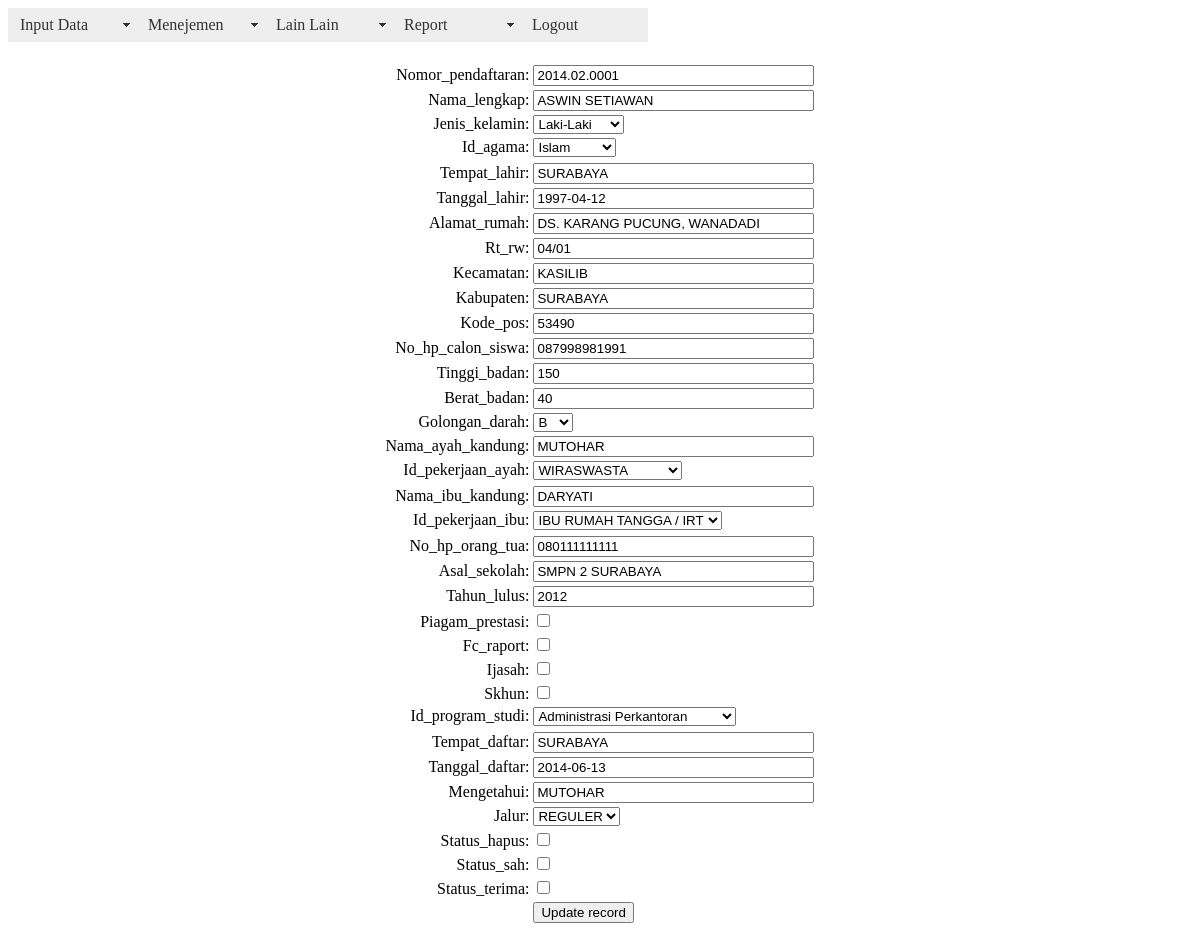
The page /panel/edit_biodata.php?id_ppdb=9 (signed in) on the database its author committed.
### tables this page shows
CREATE TABLE IF NOT EXISTS `ppdb_biodata` (
  `id_ppdb` bigint(20) NOT NULL AUTO_INCREMENT,
  `nomor_pendaftaran` varchar(100) NOT NULL,
  `nama_lengkap` varchar(255) NOT NULL,
  `jenis_kelamin` varchar(2) NOT NULL,
  `id_agama` int(2) NOT NULL,
  `tempat_lahir` varchar(255) NOT NULL,
  `tanggal_lahir` date NOT NULL,
  `umur` int(3) NOT NULL,
  `alamat_rumah` varchar(500) NOT NULL,
  `rt_rw` varchar(10) NOT NULL,
  `kecamatan` varchar(100) NOT NULL,
  `kabupaten` varchar(100) NOT NULL,
  `kode_pos` int(10) NOT NULL,
  `no_hp_calon_siswa` varchar(20) NOT NULL,
  `tinggi_badan` int(4) NOT NULL,
  `berat_badan` int(4) NOT NULL,
  `golongan_darah` varchar(3) NOT NULL,
  `nama_ayah_kandung` varchar(100) NOT NULL,
  `id_pekerjaan_ayah` int(10) NOT NULL,
  `nama_ibu_kandung` varchar(100) NOT NULL,
  `id_pekerjaan_ibu` int(10) NOT NULL,
  `no_hp_orang_tua` varchar(20) NOT NULL,
  `asal_sekolah` varchar(255) NOT NULL,
  `tahun_lulus` year(4) NOT NULL,
  `piagam_prestasi` tinyint(1) NOT NULL DEFAULT '0',
  `fc_raport` tinyint(1) NOT NULL DEFAULT '0',
  `ijasah` tinyint(1) NOT NULL DEFAULT '0',
  `skhun` tinyint(1) NOT NULL DEFAULT '0',
  `id_program_studi` int(10) NOT NULL,
  `tempat_daftar` varchar(100) NOT NULL,
  `tanggal_daftar` date NOT NULL,
  `mengetahui` varchar(255) NOT NULL,
  `jalur` varchar(25) NOT NULL,
  `status_hapus` int(2) NOT NULL DEFAULT '0',
  `status_sah` int(2) NOT NULL DEFAULT '0',
  `status_terima` int(2) NOT NULL DEFAULT '0',
  `foto` varchar(200) NOT NULL DEFAULT 'default.jpg',
  `id_petugas` int(10) NOT NULL,
  PRIMARY KEY (`id_ppdb`)
);

### panel/edit_biodata.php (the view, shortened to what this page needs)
<?php require_once('../Connections/connect.php'); ?>
<?php require_once('../inc/header.php'); ?>
<?php
if (!function_exists("GetSQLValueString")) {
function GetSQLValueString($theValue, $theType, $theDefinedValue = "", $theNotDefinedValue = "")
{
  $theValue = function_exists("mysql_real_escape_string") ? mysql_real_escape_string($theValue) : mysql_escape_string($theValue);
  switch ($theType) {
    case "long":
    case "int":
      $theValue = ($theValue != "") ? intval($theValue) : "NULL";
      break;
  }
  return $theValue;
}
}
$editFormAction = $_SERVER['PHP_SELF'];
if (isset($_SERVER['QUERY_STRING'])) {
  $editFormAction .= "?" . htmlentities($_SERVER['QUERY_STRING']);
}
$query_ext_agama = "SELECT * FROM `ext_agama` WHERE `status` = 1";
$ext_agama = mysql_query($query_ext_agama, $connect) or die(mysql_error());
$row_ext_agama = mysql_fetch_assoc($ext_agama);
$query_ext_pekerjaan_ibu = "SELECT * FROM `ext_pekerjaan_ortu` WHERE   `status` = 1  ";
$ext_pekerjaan_ibu = mysql_query($query_ext_pekerjaan_ibu, $connect) or die(mysql_error());
$row_ext_pekerjaan_ibu = mysql_fetch_assoc($ext_pekerjaan_ibu);
$query_ext_pekerjaan_ayah = "SELECT * FROM `ext_pekerjaan_ortu` WHERE `tipe_pekerjaan` = 1 AND `status` = 1  ";
$ext_pekerjaan_ayah = mysql_query($query_ext_pekerjaan_ayah, $connect) or die(mysql_error());
$row_ext_pekerjaan_ayah = mysql_fetch_assoc($ext_pekerjaan_ayah);
$query_ext_program_studi = "SELECT * FROM `ext_program_studi` WHERE `status` = 1";
$ext_program_studi = mysql_query($query_ext_program_studi, $connect) or die(mysql_error());
$row_ext_program_studi = mysql_fetch_assoc($ext_program_studi);
$colname_ppdb_biodata = "-1";
if (isset($_GET['id_ppdb'])) {
  $colname_ppdb_biodata = $_GET['id_ppdb'];
}
$query_ppdb_biodata = sprintf("SELECT * FROM ppdb_biodata WHERE id_ppdb = %s", GetSQLValueString($colname_ppdb_biodata, "int"));
$ppdb_biodata = mysql_query($query_ppdb_biodata, $connect) or die(mysql_error());
$row_ppdb_biodata = mysql_fetch_assoc($ppdb_biodata);
?>
<!DOCTYPE html PUBLIC "-//W3C//DTD XHTML 1.0 Transitional//EN" "http://www.w3.org/TR/xhtml1/DTD/xhtml1-transitional.dtd">
<html xmlns="http://www.w3.org/1999/xhtml">
<head>
</head>
<body>
<form action="<?php echo $editFormAction; ?>" method="post" name="form1" id="form1">
  <table align="center">
    <tr valign="baseline">
      <td nowrap="nowrap" align="right">Nomor_pendaftaran:</td>
      <td><input type="text" name="nomor_pendaftaran" value="<?php echo htmlentities($row_ppdb_biodata['nomor_pendaftaran'], ENT_COMPAT, 'utf-8'); ?>" size="32" /></td>
    </tr>
    <tr valign="baseline">
      <td nowrap="nowrap" align="right">Nama_lengkap:</td>
      <td><input type="text" name="nama_lengkap" value="<?php echo htmlentities($row_ppdb_biodata['nama_lengkap'], ENT_COMPAT, 'utf-8'); ?>" size="32" /></td>
    </tr>
    <tr valign="baseline">
      <td nowrap="nowrap" align="right">Jenis_kelamin:</td>
      <td><select name="jenis_kelamin">
        <option value="L" <?php if (!(strcmp("L", htmlentities($row_ppdb_biodata['jenis_kelamin'], ENT_COMPAT, 'utf-8')))) {echo "SELECTED";} ?>>Laki-Laki</option>
      </select></td>
    </tr>
    <tr valign="baseline">
      <td nowrap="nowrap" align="right">Id_agama:</td>
      <td><select name="id_agama">
        <?php
do {
?>
        <option value="<?php echo $row_ext_agama['id_agama']?>" <?php if (!(strcmp($row_ext_agama['id_agama'], htmlentities($row_ppdb_biodata['id_agama'], ENT_COMPAT, 'utf-8')))) {echo "SELECTED";} ?>><?php echo $row_ext_agama['nama']?></option>
        <?php
} while ($row_ext_agama = mysql_fetch_assoc($ext_agama));
?>
      </select></td>
    </tr>
    <tr valign="baseline">
      <td nowrap="nowrap" align="right">Tempat_lahir:</td>
      <td><input type="text" name="tempat_lahir" value="<?php echo htmlentities($row_ppdb_biodata['tempat_lahir'], ENT_COMPAT, 'utf-8'); ?>" size="32" /></td>
    </tr>
    <tr valign="baseline">
      <td nowrap="nowrap" align="right">Tanggal_lahir:</td>
      <td><input type="text" name="tanggal_lahir" value="<?php echo htmlentities($row_ppdb_biodata['tanggal_lahir'], ENT_COMPAT, 'utf-8'); ?>" size="32" /></td>
    </tr>
    <tr valign="baseline">
      <td nowrap="nowrap" align="right">Alamat_rumah:</td>
      <td><input type="text" name="alamat_rumah" value="<?php echo htmlentities($row_ppdb_biodata['alamat_rumah'], ENT_COMPAT, 'utf-8'); ?>" size="32" /></td>
    </tr>
    <tr valign="baseline">
      <td nowrap="nowrap" align="right">Rt_rw:</td>
      <td><input type="text" name="rt_rw" value="<?php echo htmlentities($row_ppdb_biodata['rt_rw'], ENT_COMPAT, 'utf-8'); ?>" size="32" /></td>
    </tr>
    <tr valign="baseline">
      <td nowrap="nowrap" align="right">Kecamatan:</td>
      <td><input type="text" name="kecamatan" value="<?php echo htmlentities($row_ppdb_biodata['kecamatan'], ENT_COMPAT, 'utf-8'); ?>" size="32" /></td>
    </tr>
    <tr valign="baseline">
      <td nowrap="nowrap" align="right">Kabupaten:</td>
      <td><input type="text" name="kabupaten" value="<?php echo htmlentities($row_ppdb_biodata['kabupaten'], ENT_COMPAT, 'utf-8'); ?>" size="32" /></td>
    </tr>
    <tr valign="baseline">
      <td nowrap="nowrap" align="right">Kode_pos:</td>
      <td><input type="text" name="kode_pos" value="<?php echo htmlentities($row_ppdb_biodata['kode_pos'], ENT_COMPAT, 'utf-8'); ?>" size="32" /></td>
    </tr>
    <tr valign="baseline">
      <td nowrap="nowrap" align="right">No_hp_calon_siswa:</td>
      <td><input type="text" name="no_hp_calon_siswa" value="<?php echo htmlentities($row_ppdb_biodata['no_hp_calon_siswa'], ENT_COMPAT, 'utf-8'); ?>" size="32" /></td>
    </tr>
    <tr valign="baseline">
      <td nowrap="nowrap" align="right">Tinggi_badan:</td>
      <td><input type="text" name="tinggi_badan" value="<?php echo htmlentities($row_ppdb_biodata['tinggi_badan'], ENT_COMPAT, 'utf-8'); ?>" size="32" /></td>
    </tr>
    <tr valign="baseline">
      <td nowrap="nowrap" align="right">Berat_badan:</td>
      <td><input type="text" name="berat_badan" value="<?php echo htmlentities($row_ppdb_biodata['berat_badan'], ENT_COMPAT, 'utf-8'); ?>" size="32" /></td>
    </tr>
    <tr valign="baseline">
      <td nowrap="nowrap" align="right">Golongan_darah:</td>
      <td><select name="golongan_darah">
        <option value="B" <?php if (!(strcmp("B", htmlentities($row_ppdb_biodata['golongan_darah'], ENT_COMPAT, 'utf-8')))) {echo "SELECTED";} ?>>B</option>
      </select></td>
    </tr>
    <tr valign="baseline">
      <td nowrap="nowrap" align="right">Nama_ayah_kandung:</td>
      <td><input type="text" name="nama_ayah_kandung" value="<?php echo htmlentities($row_ppdb_biodata['nama_ayah_kandung'], ENT_COMPAT, 'utf-8'); ?>" size="32" /></td>
    </tr>
    <tr valign="baseline">
      <td nowrap="nowrap" align="right">Id_pekerjaan_ayah:</td>
      <td><select name="id_pekerjaan_ayah">
        <?php
do {
?>
        <option value="<?php echo $row_ext_pekerjaan_ayah['id_pekerjaan_ortu']?>" <?php if (!(strcmp($row_ext_pekerjaan_ayah['id_pekerjaan_ortu'], htmlentities($row_ppdb_biodata['id_pekerjaan_ayah'], ENT_COMPAT, 'utf-8')))) {echo "SELECTED";} ?>><?php echo $row_ext_pekerjaan_ayah['nama_pekerjaan']?></option>
        <?php
} while ($row_ext_pekerjaan_ayah = mysql_fetch_assoc($ext_pekerjaan_ayah));
?>
      </select></td>
    </tr>
    <tr valign="baseline">
      <td nowrap="nowrap" align="right">Nama_ibu_kandung:</td>
      <td><input type="text" name="nama_ibu_kandung" value="<?php echo htmlentities($row_ppdb_biodata['nama_ibu_kandung'], ENT_COMPAT, 'utf-8'); ?>" size="32" /></td>
    </tr>
    <tr valign="baseline">
      <td nowrap="nowrap" align="right">Id_pekerjaan_ibu:</td>
      <td><select name="id_pekerjaan_ibu">
        <?php
do {
?>
        <option value="<?php echo $row_ext_pekerjaan_ibu['id_pekerjaan_ortu']?>" <?php if (!(strcmp($row_ext_pekerjaan_ibu['id_pekerjaan_ortu'], htmlentities($row_ppdb_biodata['id_pekerjaan_ibu'], ENT_COMPAT, 'utf-8')))) {echo "SELECTED";} ?>><?php echo $row_ext_pekerjaan_ibu['nama_pekerjaan']?></option>
        <?php
} while ($row_ext_pekerjaan_ibu = mysql_fetch_assoc($ext_pekerjaan_ibu));
?>
      </select></td>
    </tr>
    <tr valign="baseline">
      <td nowrap="nowrap" align="right">No_hp_orang_tua:</td>
      <td><input type="text" name="no_hp_orang_tua" value="<?php echo htmlentities($row_ppdb_biodata['no_hp_orang_tua'], ENT_COMPAT, 'utf-8'); ?>" size="32" /></td>
    </tr>
    <tr valign="baseline">
      <td nowrap="nowrap" align="right">Asal_sekolah:</td>
      <td><input type="text" name="asal_sekolah" value="<?php echo htmlentities($row_ppdb_biodata['asal_sekolah'], ENT_COMPAT, 'utf-8'); ?>" size="32" /></td>
    </tr>
    <tr valign="baseline">
      <td nowrap="nowrap" align="right">Tahun_lulus:</td>
      <td><input type="text" name="tahun_lulus" value="<?php echo htmlentities($row_ppdb_biodata['tahun_lulus'], ENT_COMPAT, 'utf-8'); ?>" size="32" /></td>
    </tr>
    <tr valign="baseline">
      <td nowrap="nowrap" align="right">Piagam_prestasi:</td>
      <td><input type="checkbox" name="piagam_prestasi" value=""  <?php if (!(strcmp(htmlentities($row_ppdb_biodata['piagam_prestasi'], ENT_COMPAT, 'utf-8'),""))) {echo "checked=\"checked\"";} ?> /></td>
    </tr>
    <tr valign="baseline">
      <td nowrap="nowrap" align="right">Fc_raport:</td>
      <td><input type="checkbox" name="fc_raport" value=""  <?php if (!(strcmp(htmlentities($row_ppdb_biodata['fc_raport'], ENT_COMPAT, 'utf-8'),""))) {echo "checked=\"checked\"";} ?> /></td>
    </tr>
    <tr valign="baseline">
      <td nowrap="nowrap" align="right">Ijasah:</td>
      <td><input type="checkbox" name="ijasah" value=""  <?php if (!(strcmp(htmlentities($row_ppdb_biodata['ijasah'], ENT_COMPAT, 'utf-8'),""))) {echo "checked=\"checked\"";} ?> /></td>
    </tr>
    <tr valign="baseline">
      <td nowrap="nowrap" align="right">Skhun:</td>
      <td><input type="checkbox" name="skhun" value=""  <?php if (!(strcmp(htmlentities($row_ppdb_biodata['skhun'], ENT_COMPAT, 'utf-8'),""))) {echo "checked=\"checked\"";} ?> /></td>
    </tr>
    <tr valign="baseline">
      <td nowrap="nowrap" align="right">Id_program_studi:</td>
      <td><select name="id_program_studi">
        <?php
do {
?>
        <option value="<?php echo $row_ext_program_studi['id_program_studi']?>" <?php if (!(strcmp($row_ext_program_studi['id_program_studi'], htmlentities($row_ppdb_biodata['id_program_studi'], ENT_COMPAT, 'utf-8')))) {echo "SELECTED";} ?>><?php echo $row_ext_program_studi['nama_studi']?></option>
        <?php
} while ($row_ext_program_studi = mysql_fetch_assoc($ext_program_studi));
?>
      </select></td>
    </tr>
    <tr valign="baseline">
      <td nowrap="nowrap" align="right">Tempat_daftar:</td>
      <td><input type="text" name="tempat_daftar" value="<?php echo htmlentities($row_ppdb_biodata['tempat_daftar'], ENT_COMPAT, 'utf-8'); ?>" size="32" /></td>
    </tr>
    <tr valign="baseline">
      <td nowrap="nowrap" align="right">Tanggal_daftar:</td>
      <td><input type="text" name="tanggal_daftar" value="<?php echo htmlentities($row_ppdb_biodata['tanggal_daftar'], ENT_COMPAT, 'utf-8'); ?>" size="32" /></td>
    </tr>
    <tr valign="baseline">
      <td nowrap="nowrap" align="right">Mengetahui:</td>
      <td><input type="text" name="mengetahui" value="<?php echo htmlentities($row_ppdb_biodata['mengetahui'], ENT_COMPAT, 'utf-8'); ?>" size="32" /></td>
    </tr>
    <tr valign="baseline">
      <td nowrap="nowrap" align="right">Jalur:</td>
      <td><select name="jalur">
        <option value="REGULER" <?php if (!(strcmp("REGULER", htmlentities($row_ppdb_biodata['jalur'], ENT_COMPAT, 'utf-8')))) {echo "SELECTED";} ?>>REGULER</option>
      </select></td>
    </tr>
    <tr valign="baseline">
      <td nowrap="nowrap" align="right">Status_hapus:</td>
      <td><input type="checkbox" name="status_hapus" value=""  <?php if (!(strcmp(htmlentities($row_ppdb_biodata['status_hapus'], ENT_COMPAT, 'utf-8'),""))) {echo "checked=\"checked\"";} ?> /></td>
    </tr>
    <tr valign="baseline">
      <td nowrap="nowrap" align="right">Status_sah:</td>
      <td><input type="checkbox" name="status_sah" value=""  <?php if (!(strcmp(htmlentities($row_ppdb_biodata['status_sah'], ENT_COMPAT, 'utf-8'),""))) {echo "checked=\"checked\"";} ?> /></td>
    </tr>
    <tr valign="baseline">
      <td nowrap="nowrap" align="right">Status_terima:</td>
      <td><input type="checkbox" name="status_terima" value=""  <?php if (!(strcmp(htmlentities($row_ppdb_biodata['status_terima'], ENT_COMPAT, 'utf-8'),""))) {echo "checked=\"checked\"";} ?> /></td>
    </tr>
    <tr valign="baseline">
      <td nowrap="nowrap" align="right">&nbsp;</td>
      <td><input type="submit" value="Update record" /></td>
    </tr>
  </table>
</form>
<p>&nbsp;</p>
</body>
</html>

### rows shown on the page
ppdb_biodata: nomor_pendaftaran "2014.02.0001", nama_lengkap "ASWIN SETIAWAN", tempat_lahir "SURABAYA", tanggal_lahir "1997-04-12", alamat_rumah "DS. KARANG PUCUNG, WANADADI", rt_rw "04/01", kecamatan "KASILIB", kabupaten "SURABAYA", kode_pos "53490", no_hp_calon_siswa "087998981991", tinggi_badan "150", berat_badan "40", nama_ayah_kandung "MUTOHAR", nama_ibu_kandung "DARYATI", no_hp_orang_tua "080111111111", asal_sekolah "SMPN 2 SURABAYA", tahun_lulus "2012", tempat_daftar "SURABAYA", tanggal_daftar "2014-06-13", mengetahui "MUTOHAR"

### other values the page prints
form field id_agama "Islam"
form field id_pekerjaan_ayah "WIRASWASTA"
form field id_pekerjaan_ibu "IBU RUMAH TANGGA / IRT"
form field id_program_studi "Administrasi Perkantoran"
